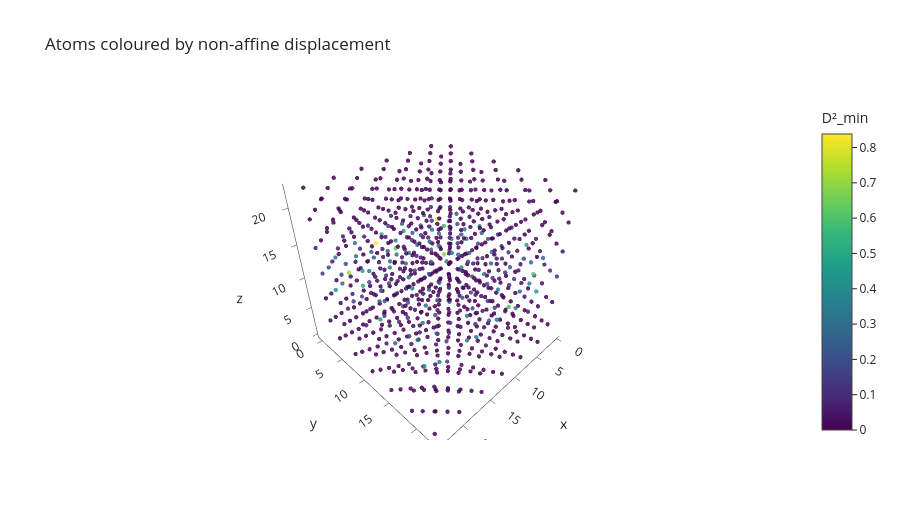

The notebook cell saved with this chart:
### Markdown cell above
## 4. 3D map of D\u00b2_min

A scatter plot of the atoms in 3D, colour-coded by $D^2_{\min}$, gives a
direct visual answer to *where* the rearrangement happened.

### Code cell
fig = go.Figure(data=go.Scatter3d(
    x=pos[:, 0], y=pos[:, 1], z=pos[:, 2],
    mode='markers',
    marker=dict(size=2.5, color=d2, colorscale='Viridis',
                colorbar=dict(title='D\u00b2_min'), opacity=0.85)))
fig.update_layout(template='simple_white', height=520,
                  scene=dict(xaxis_title='x', yaxis_title='y', zaxis_title='z'),
                  title='Atoms coloured by non-affine displacement')
fig

### Figure 1 — Plotly figure (JSON) as saved in the notebook; plotly's stock layout.template omitted (floating-point values rounded to 4 significant figures; data arrays with more than 128 entries replaced by an {"elided": "..."} marker saying what was removed)
{"data": [{"marker": {"color": {"elided": "864 float values"}, "colorbar": {"title": {"text": "D²_min"}}, "colorscale": [[0.0, "#440154"], [0.1111, "#482878"], [0.2222, "#3e4989"], [0.3333, "#31688e"], [0.4444, "#26828e"], [0.5556, "#1f9e89"], [0.6667, "#35b779"], [0.7778, "#6ece58"], [0.8889, "#b5de2b"], [1.0, "#fde725"]], "opacity": 0.85, "size": 2.5}, "mode": "markers", "type": "scatter3d", "x": {"elided": "864 float values"}, "y": {"elided": "864 float values"}, "z": {"elided": "864 float values"}}], "layout": {"height": 520, "scene": {"xaxis": {"title": {"text": "x"}}, "yaxis": {"title": {"text": "y"}}, "zaxis": {"title": {"text": "z"}}}, "title": {"text": "Atoms coloured by non-affine displacement"}}}
